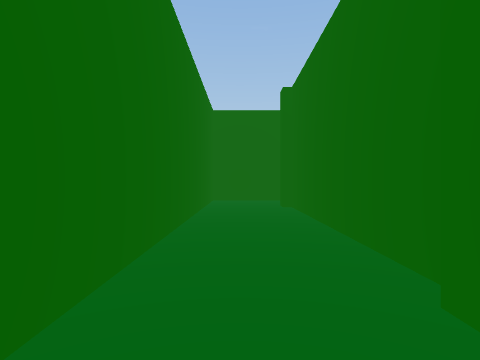
View 1 (above)

12 first-person views from a walk through a scene from a Unity 3-D project. The camera is 1.4 m above the floor, looks level and sees 80° across. The floor is counted in squares, 2 m on a side. Each view is taken from the middle of a square. On the plan, view 1 faces up. The plan holds only what a view shows up to about 10 squares ahead; the rest is blank. The place goes on beyond the plan. The player is left out.

View 2
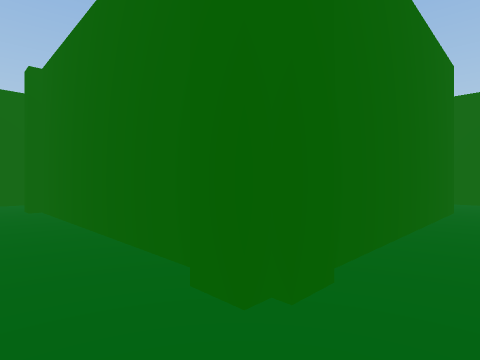

View 3
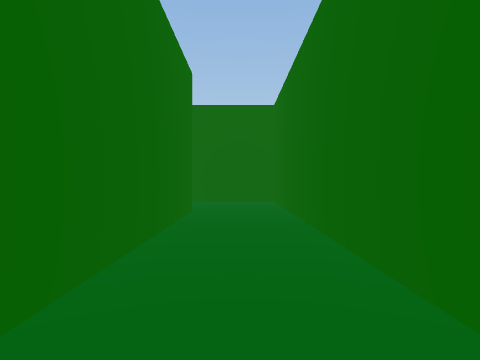

View 4
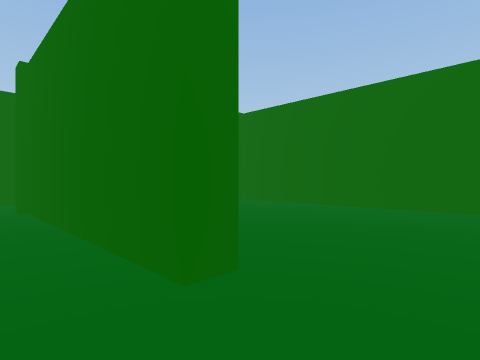

View 5
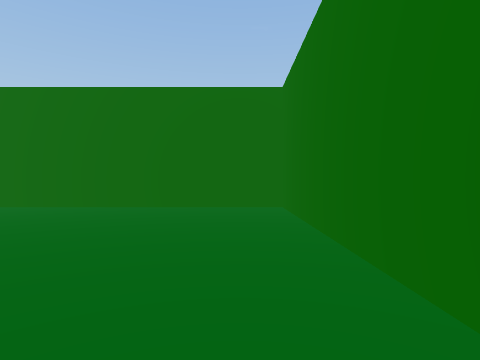

View 6
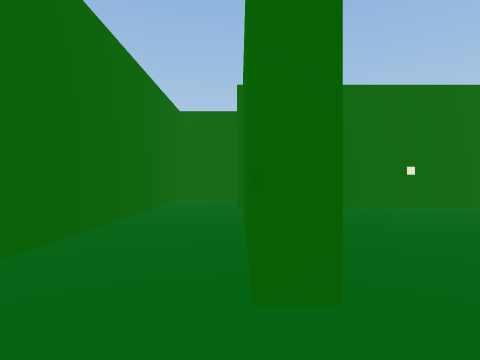

View 7
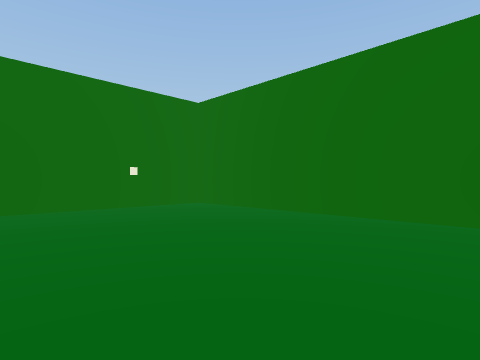

View 8
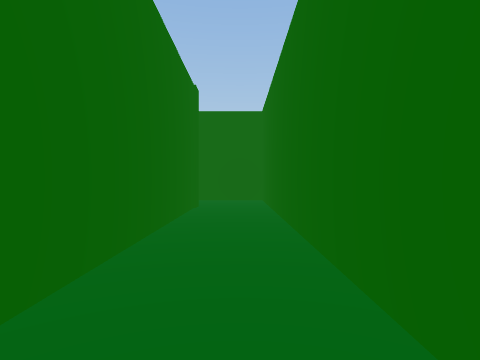

View 9
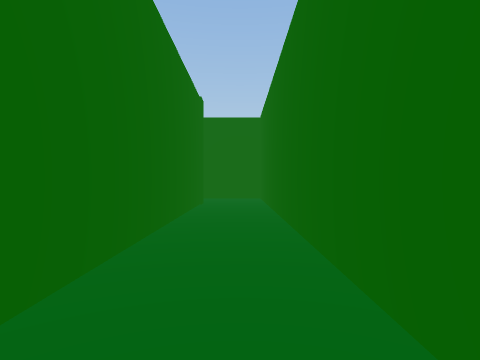

View 10
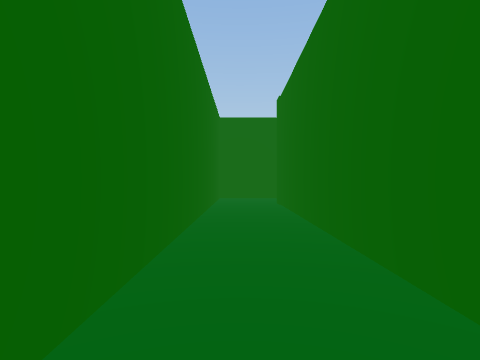

View 11
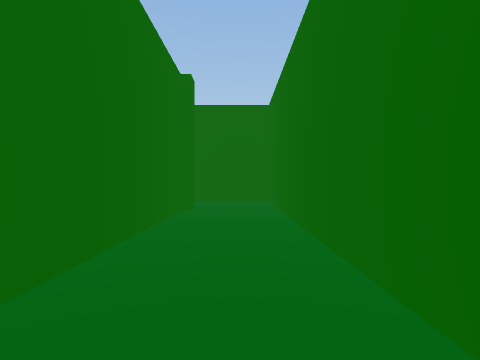

View 12
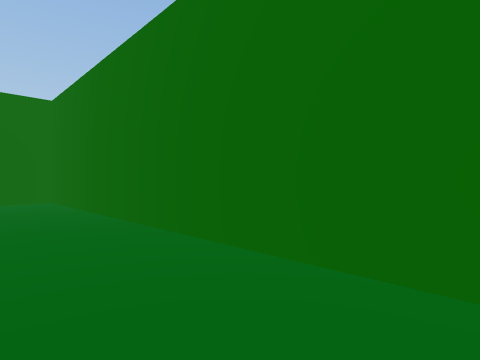

### Floor plan
Ten units are one square. View 1 is at (0, 0); x grows to the right and y downward. Boxes are objects, and circles mark ways between rooms. Rooms are numbered by the first view taken in them; rooms with no view inside come last. Other rooms are left out.
<svg viewBox="-14 -103 123 119">
<path fill="none" stroke="#000" d="M13 -15 13 -74M14 -78 104 -78M74 -16 74 -11 11 -11 11 -16M102 -98 -9 -98 -9 11 101 11 101 -16M101 -16 101 -73 18 -73 18 -26"/>
<circle cx="85" cy="-10" r="3" fill="#2a7"/>
<text x="10" y="-40">1</text>
<text x="60" y="-50">2</text>
</svg>
Room 1 opens to room 2.

Where each view was taken, in squares from view 1:
view 1: 0 up, 0 right, facing up
view 2: 0 up, 0 right, facing up-right
view 3: 0 up, 1 right, facing right
view 4: 0 up, 9 right, facing up-left
view 5: 0 up, 9 right, facing up
view 6: 1 up, 9 right, facing left
view 7: 2 up, 9 right, facing up-left
view 8: 9 up, 9 right, facing left
view 9: 9 up, 10 right, facing left
view 10: 9 up, 2 right, facing right
view 11: 8 up, 0 right, facing down
view 12: 1 up, 0 right, facing down-right
